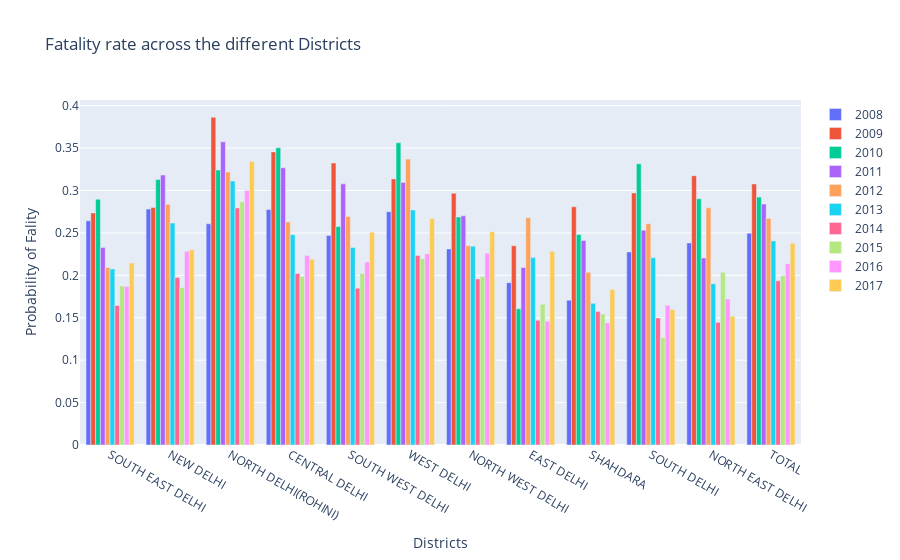

Notebook source saved alongside this figure:
### Code cell
fig = go.Figure()

fig.add_trace(go.Bar(x=ft_rate['DISTRICS'], y=ft_rate["2008_ft"], name="2008"))
fig.add_trace(go.Bar(x=ft_rate['DISTRICS'], y=ft_rate["2009_ft"], name="2009"))
fig.add_trace(go.Bar(x=ft_rate['DISTRICS'], y=ft_rate["2010_ft"], name="2010"))
fig.add_trace(go.Bar(x=ft_rate['DISTRICS'], y=ft_rate["2011_ft"], name="2011"))
fig.add_trace(go.Bar(x=ft_rate['DISTRICS'], y=ft_rate["2012_ft"], name="2012"))
fig.add_trace(go.Bar(x=ft_rate['DISTRICS'], y=ft_rate["2013_ft"], name="2013"))
fig.add_trace(go.Bar(x=ft_rate['DISTRICS'], y=ft_rate["2014_ft"], name="2014"))
fig.add_trace(go.Bar(x=ft_rate['DISTRICS'], y=ft_rate["2015_ft"], name="2015"))
fig.add_trace(go.Bar(x=ft_rate['DISTRICS'], y=ft_rate["2016_ft"], name="2016"))
fig.add_trace(go.Bar(x=ft_rate['DISTRICS'], y=ft_rate["2017_ft"], name="2017"))

fig.update_layout(title='Fatality rate across the different Districts',
                   xaxis_title='Districts',
                   yaxis_title='Probability of Fality')

fig.show()

### Figure 1 — Plotly figure (JSON) as saved in the notebook; plotly's stock layout.template omitted (floating-point values rounded to 4 significant figures)
{"data": [{"name": "2008", "type": "bar", "x": ["SOUTH EAST DELHI", "NEW DELHI", "NORTH DELHI(ROHINI)", "CENTRAL DELHI", "SOUTH WEST DELHI", "WEST DELHI", "NORTH WEST DELHI", "EAST DELHI", "SHAHDARA", "SOUTH DELHI", "NORTH EAST DELHI", "TOTAL"], "y": [0.2642, 0.2781, 0.2608, 0.2775, 0.2469, 0.275, 0.2311, 0.1914, 0.1707, 0.2276, 0.2382, 0.2496]}, {"name": "2009", "type": "bar", "x": ["SOUTH EAST DELHI", "NEW DELHI", "NORTH DELHI(ROHINI)", "CENTRAL DELHI", "SOUTH WEST DELHI", "WEST DELHI", "NORTH WEST DELHI", "EAST DELHI", "SHAHDARA", "SOUTH DELHI", "NORTH EAST DELHI", "TOTAL"], "y": [0.2736, 0.2799, 0.3863, 0.3455, 0.3324, 0.3137, 0.2969, 0.2348, 0.2809, 0.2971, 0.3175, 0.3077]}, {"name": "2010", "type": "bar", "x": ["SOUTH EAST DELHI", "NEW DELHI", "NORTH DELHI(ROHINI)", "CENTRAL DELHI", "SOUTH WEST DELHI", "WEST DELHI", "NORTH WEST DELHI", "EAST DELHI", "SHAHDARA", "SOUTH DELHI", "NORTH EAST DELHI", "TOTAL"], "y": [0.2897, 0.313, 0.3242, 0.3504, 0.2574, 0.3563, 0.2688, 0.1607, 0.2481, 0.3315, 0.2903, 0.2922]}, {"name": "2011", "type": "bar", "x": ["SOUTH EAST DELHI", "NEW DELHI", "NORTH DELHI(ROHINI)", "CENTRAL DELHI", "SOUTH WEST DELHI", "WEST DELHI", "NORTH WEST DELHI", "EAST DELHI", "SHAHDARA", "SOUTH DELHI", "NORTH EAST DELHI", "TOTAL"], "y": [0.2328, 0.3182, 0.3574, 0.3268, 0.3078, 0.3096, 0.2701, 0.2092, 0.2411, 0.2533, 0.2204, 0.284]}, {"name": "2012", "type": "bar", "x": ["SOUTH EAST DELHI", "NEW DELHI", "NORTH DELHI(ROHINI)", "CENTRAL DELHI", "SOUTH WEST DELHI", "WEST DELHI", "NORTH WEST DELHI", "EAST DELHI", "SHAHDARA", "SOUTH DELHI", "NORTH EAST DELHI", "TOTAL"], "y": [0.2093, 0.2838, 0.3217, 0.263, 0.2693, 0.337, 0.2349, 0.268, 0.2036, 0.2609, 0.2796, 0.2671]}, {"name": "2013", "type": "bar", "x": ["SOUTH EAST DELHI", "NEW DELHI", "NORTH DELHI(ROHINI)", "CENTRAL DELHI", "SOUTH WEST DELHI", "WEST DELHI", "NORTH WEST DELHI", "EAST DELHI", "SHAHDARA", "SOUTH DELHI", "NORTH EAST DELHI", "TOTAL"], "y": [0.2076, 0.2616, 0.3112, 0.2479, 0.2327, 0.2771, 0.2341, 0.2209, 0.167, 0.2206, 0.1902, 0.2405]}, {"name": "2014", "type": "bar", "x": ["SOUTH EAST DELHI", "NEW DELHI", "NORTH DELHI(ROHINI)", "CENTRAL DELHI", "SOUTH WEST DELHI", "WEST DELHI", "NORTH WEST DELHI", "EAST DELHI", "SHAHDARA", "SOUTH DELHI", "NORTH EAST DELHI", "TOTAL"], "y": [0.1646, 0.1975, 0.2795, 0.2022, 0.1849, 0.2234, 0.1958, 0.147, 0.1572, 0.1498, 0.1446, 0.1936]}, {"name": "2015", "type": "bar", "x": ["SOUTH EAST DELHI", "NEW DELHI", "NORTH DELHI(ROHINI)", "CENTRAL DELHI", "SOUTH WEST DELHI", "WEST DELHI", "NORTH WEST DELHI", "EAST DELHI", "SHAHDARA", "SOUTH DELHI", "NORTH EAST DELHI", "TOTAL"], "y": [0.1874, 0.1857, 0.2866, 0.1986, 0.2023, 0.2196, 0.1985, 0.1658, 0.1543, 0.1267, 0.2037, 0.1996]}, {"name": "2016", "type": "bar", "x": ["SOUTH EAST DELHI", "NEW DELHI", "NORTH DELHI(ROHINI)", "CENTRAL DELHI", "SOUTH WEST DELHI", "WEST DELHI", "NORTH WEST DELHI", "EAST DELHI", "SHAHDARA", "SOUTH DELHI", "NORTH EAST DELHI", "TOTAL"], "y": [0.1868, 0.2285, 0.2999, 0.2235, 0.2157, 0.2254, 0.2261, 0.146, 0.144, 0.1647, 0.172, 0.2136]}, {"name": "2017", "type": "bar", "x": ["SOUTH EAST DELHI", "NEW DELHI", "NORTH DELHI(ROHINI)", "CENTRAL DELHI", "SOUTH WEST DELHI", "WEST DELHI", "NORTH WEST DELHI", "EAST DELHI", "SHAHDARA", "SOUTH DELHI", "NORTH EAST DELHI", "TOTAL"], "y": [0.2145, 0.2301, 0.3341, 0.219, 0.2507, 0.2667, 0.2514, 0.2284, 0.1834, 0.1597, 0.1517, 0.2378]}], "layout": {"title": {"text": "Fatality rate across the different Districts"}, "xaxis": {"title": {"text": "Districts"}, "type": "category", "range": [-0.5, 11.5], "autorange": true}, "yaxis": {"title": {"text": "Probability of Fality"}, "type": "linear", "range": [0, 0.4067], "autorange": true}}}
